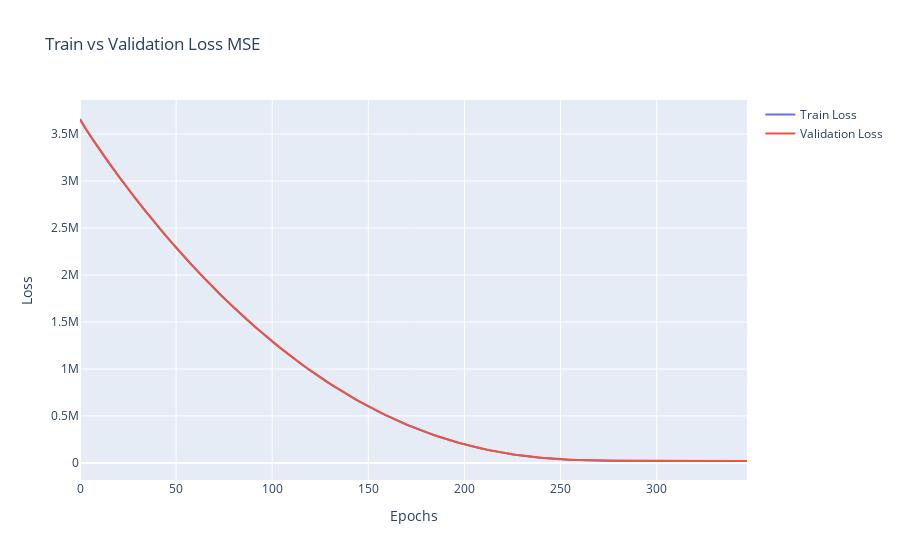

Write notebook code for a chart like this one.
### Code cell
trace1 = go.Scatter(x=np.arange(len(train_losses)), y=train_losses, mode='lines', name='Train Loss')
trace2 = go.Scatter(x=np.arange(len(val_losses)), y=val_losses, mode='lines', name='Validation Loss')
df = [trace1, trace2]
layout = go.Layout(title='Train vs Validation Loss MSE', xaxis=dict(title='Epochs'), yaxis=dict(title='Loss'))
fig = go.Figure(data=df, layout=layout)
fig.show()

### Figure 1 — Plotly figure (JSON) as saved in the notebook; plotly's stock layout.template omitted (floating-point values rounded to 4 significant figures; data arrays with more than 128 entries replaced by an {"elided": "..."} marker saying what was removed)
{"data": [{"mode": "lines", "name": "Train Loss", "type": "scatter", "x": {"elided": "348 int values"}, "y": {"elided": "348 float values"}}, {"mode": "lines", "name": "Validation Loss", "type": "scatter", "x": {"elided": "348 int values"}, "y": {"elided": "348 float values"}}], "layout": {"title": {"text": "Train vs Validation Loss MSE"}, "xaxis": {"title": {"text": "Epochs"}}, "yaxis": {"title": {"text": "Loss"}}}}
